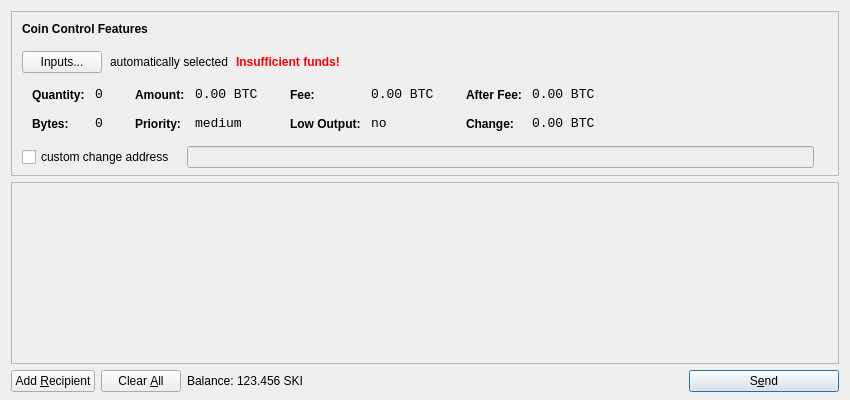
<?xml version="1.0" encoding="UTF-8"?>
<ui version="4.0">
 <class>SendCoinsDialog</class>
 <widget class="QDialog" name="SendCoinsDialog">
  <property name="geometry">
   <rect>
    <x>0</x>
    <y>0</y>
    <width>850</width>
    <height>400</height>
   </rect>
  </property>
  <property name="windowTitle">
   <string>Send Coins</string>
  </property>
  <layout class="QVBoxLayout" name="verticalLayout" stretch="0,1,0">
   <property name="bottomMargin">
    <number>8</number>
   </property>
   <item>
    <widget class="QFrame" name="frameCoinControl">
     <property name="sizePolicy">
      <sizepolicy hsizetype="Expanding" vsizetype="Expanding">
       <horstretch>0</horstretch>
       <verstretch>0</verstretch>
      </sizepolicy>
     </property>
     <property name="maximumSize">
      <size>
       <width>16777215</width>
       <height>16777215</height>
      </size>
     </property>
     <property name="frameShape">
      <enum>QFrame::StyledPanel</enum>
     </property>
     <property name="frameShadow">
      <enum>QFrame::Sunken</enum>
     </property>
     <layout class="QVBoxLayout" name="verticalLayoutCoinControl2">
      <property name="spacing">
       <number>-1</number>
      </property>
      <property name="leftMargin">
       <number>0</number>
      </property>
      <property name="topMargin">
       <number>0</number>
      </property>
      <property name="rightMargin">
       <number>0</number>
      </property>
      <property name="bottomMargin">
       <number>6</number>
      </property>
      <item>
       <layout class="QVBoxLayout" name="verticalLayoutCoinControl" stretch="0,0,0,0,1">
        <property name="spacing">
         <number>0</number>
        </property>
        <property name="leftMargin">
         <number>10</number>
        </property>
        <property name="topMargin">
         <number>10</number>
        </property>
        <item>
         <layout class="QHBoxLayout" name="horizontalLayoutCoinControl1">
          <property name="bottomMargin">
           <number>15</number>
          </property>
          <item>
           <widget class="QLabel" name="labelCoinControlFeatures">
            <property name="sizePolicy">
             <sizepolicy hsizetype="Preferred" vsizetype="Maximum">
              <horstretch>0</horstretch>
              <verstretch>0</verstretch>
             </sizepolicy>
            </property>
            <property name="font">
             <font>
              <weight>75</weight>
              <bold>true</bold>
             </font>
            </property>
            <property name="styleSheet">
             <string notr="true">font-weight:bold;</string>
            </property>
            <property name="text">
             <string>Coin Control Features</string>
            </property>
           </widget>
          </item>
         </layout>
        </item>
        <item>
         <layout class="QHBoxLayout" name="horizontalLayoutCoinControl2" stretch="0,0,0,0">
          <property name="spacing">
           <number>8</number>
          </property>
          <property name="bottomMargin">
           <number>10</number>
          </property>
          <item>
           <widget class="QPushButton" name="pushButtonCoinControl">
            <property name="styleSheet">
             <string notr="true"/>
            </property>
            <property name="text">
             <string>Inputs...</string>
            </property>
           </widget>
          </item>
          <item>
           <widget class="QLabel" name="labelCoinControlAutomaticallySelected">
            <property name="text">
             <string>automatically selected</string>
            </property>
            <property name="margin">
             <number>5</number>
            </property>
           </widget>
          </item>
          <item>
           <widget class="QLabel" name="labelCoinControlInsuffFunds">
            <property name="font">
             <font>
              <weight>75</weight>
              <bold>true</bold>
             </font>
            </property>
            <property name="styleSheet">
             <string notr="true">color:red;font-weight:bold;</string>
            </property>
            <property name="text">
             <string>Insufficient funds!</string>
            </property>
            <property name="margin">
             <number>5</number>
            </property>
           </widget>
          </item>
          <item>
           <spacer name="horizontalSpacerCoinControl">
            <property name="orientation">
             <enum>Qt::Horizontal</enum>
            </property>
            <property name="sizeHint" stdset="0">
             <size>
              <width>40</width>
              <height>1</height>
             </size>
            </property>
           </spacer>
          </item>
         </layout>
        </item>
        <item>
         <widget class="QWidget" name="widgetCoinControl" native="true">
          <property name="sizePolicy">
           <sizepolicy hsizetype="Preferred" vsizetype="Preferred">
            <horstretch>0</horstretch>
            <verstretch>0</verstretch>
           </sizepolicy>
          </property>
          <property name="minimumSize">
           <size>
            <width>0</width>
            <height>0</height>
           </size>
          </property>
          <property name="styleSheet">
           <string notr="true"/>
          </property>
          <layout class="QHBoxLayout" name="horizontalLayoutCoinControl5">
           <property name="margin">
            <number>0</number>
           </property>
           <item>
            <layout class="QHBoxLayout" name="horizontalLayoutCoinControl3" stretch="0,0,0,1">
             <property name="spacing">
              <number>20</number>
             </property>
             <property name="topMargin">
              <number>0</number>
             </property>
             <property name="bottomMargin">
              <number>10</number>
             </property>
             <item>
              <layout class="QFormLayout" name="formLayoutCoinControl1">
               <property name="horizontalSpacing">
                <number>10</number>
               </property>
               <property name="verticalSpacing">
                <number>14</number>
               </property>
               <property name="leftMargin">
                <number>10</number>
               </property>
               <property name="topMargin">
                <number>4</number>
               </property>
               <property name="rightMargin">
                <number>6</number>
               </property>
               <item row="0" column="0">
                <widget class="QLabel" name="labelCoinControlQuantityText">
                 <property name="styleSheet">
                  <string notr="true">font-weight:bold;</string>
                 </property>
                 <property name="text">
                  <string>Quantity:</string>
                 </property>
                 <property name="margin">
                  <number>0</number>
                 </property>
                </widget>
               </item>
               <item row="0" column="1">
                <widget class="QLabel" name="labelCoinControlQuantity">
                 <property name="font">
                  <font>
                   <family>Monospace</family>
                   <pointsize>10</pointsize>
                  </font>
                 </property>
                 <property name="cursor">
                  <cursorShape>IBeamCursor</cursorShape>
                 </property>
                 <property name="contextMenuPolicy">
                  <enum>Qt::ActionsContextMenu</enum>
                 </property>
                 <property name="text">
                  <string notr="true">0</string>
                 </property>
                 <property name="margin">
                  <number>0</number>
                 </property>
                 <property name="textInteractionFlags">
                  <set>Qt::LinksAccessibleByMouse|Qt::TextSelectableByKeyboard|Qt::TextSelectableByMouse</set>
                 </property>
                </widget>
               </item>
               <item row="1" column="0">
                <widget class="QLabel" name="labelCoinControlBytesText">
                 <property name="styleSheet">
                  <string notr="true">font-weight:bold;</string>
                 </property>
                 <property name="text">
                  <string>Bytes:</string>
                 </property>
                </widget>
               </item>
               <item row="1" column="1">
                <widget class="QLabel" name="labelCoinControlBytes">
                 <property name="font">
                  <font>
                   <family>Monospace</family>
                   <pointsize>10</pointsize>
                  </font>
                 </property>
                 <property name="cursor">
                  <cursorShape>IBeamCursor</cursorShape>
                 </property>
                 <property name="contextMenuPolicy">
                  <enum>Qt::ActionsContextMenu</enum>
                 </property>
                 <property name="text">
                  <string notr="true">0</string>
                 </property>
                 <property name="textInteractionFlags">
                  <set>Qt::LinksAccessibleByMouse|Qt::TextSelectableByKeyboard|Qt::TextSelectableByMouse</set>
                 </property>
                </widget>
               </item>
              </layout>
             </item>
             <item>
              <layout class="QFormLayout" name="formLayoutCoinControl2">
               <property name="horizontalSpacing">
                <number>10</number>
               </property>
               <property name="verticalSpacing">
                <number>14</number>
               </property>
               <property name="leftMargin">
                <number>6</number>
               </property>
               <property name="topMargin">
                <number>4</number>
               </property>
               <property name="rightMargin">
                <number>6</number>
               </property>
               <item row="0" column="0">
                <widget class="QLabel" name="labelCoinControlAmountText">
                 <property name="styleSheet">
                  <string notr="true">font-weight:bold;</string>
                 </property>
                 <property name="text">
                  <string>Amount:</string>
                 </property>
                 <property name="margin">
                  <number>0</number>
                 </property>
                </widget>
               </item>
               <item row="0" column="1">
                <widget class="QLabel" name="labelCoinControlAmount">
                 <property name="font">
                  <font>
                   <family>Monospace</family>
                   <pointsize>10</pointsize>
                  </font>
                 </property>
                 <property name="cursor">
                  <cursorShape>IBeamCursor</cursorShape>
                 </property>
                 <property name="contextMenuPolicy">
                  <enum>Qt::ActionsContextMenu</enum>
                 </property>
                 <property name="text">
                  <string notr="true">0.00 BTC</string>
                 </property>
                 <property name="textInteractionFlags">
                  <set>Qt::LinksAccessibleByMouse|Qt::TextSelectableByKeyboard|Qt::TextSelectableByMouse</set>
                 </property>
                </widget>
               </item>
               <item row="1" column="0">
                <widget class="QLabel" name="labelCoinControlPriorityText">
                 <property name="styleSheet">
                  <string notr="true">font-weight:bold;</string>
                 </property>
                 <property name="text">
                  <string>Priority:</string>
                 </property>
                </widget>
               </item>
               <item row="1" column="1">
                <widget class="QLabel" name="labelCoinControlPriority">
                 <property name="font">
                  <font>
                   <family>Monospace</family>
                   <pointsize>10</pointsize>
                  </font>
                 </property>
                 <property name="cursor">
                  <cursorShape>IBeamCursor</cursorShape>
                 </property>
                 <property name="contextMenuPolicy">
                  <enum>Qt::ActionsContextMenu</enum>
                 </property>
                 <property name="text">
                  <string>medium</string>
                 </property>
                 <property name="textInteractionFlags">
                  <set>Qt::LinksAccessibleByMouse|Qt::TextSelectableByKeyboard|Qt::TextSelectableByMouse</set>
                 </property>
                </widget>
               </item>
              </layout>
             </item>
             <item>
              <layout class="QFormLayout" name="formLayoutCoinControl3">
               <property name="horizontalSpacing">
                <number>10</number>
               </property>
               <property name="verticalSpacing">
                <number>14</number>
               </property>
               <property name="leftMargin">
                <number>6</number>
               </property>
               <property name="topMargin">
                <number>4</number>
               </property>
               <property name="rightMargin">
                <number>6</number>
               </property>
               <item row="0" column="0">
                <widget class="QLabel" name="labelCoinControlFeeText">
                 <property name="styleSheet">
                  <string notr="true">font-weight:bold;</string>
                 </property>
                 <property name="text">
                  <string>Fee:</string>
                 </property>
                 <property name="margin">
                  <number>0</number>
                 </property>
                </widget>
               </item>
               <item row="0" column="1">
                <widget class="QLabel" name="labelCoinControlFee">
                 <property name="font">
                  <font>
                   <family>Monospace</family>
                   <pointsize>10</pointsize>
                  </font>
                 </property>
                 <property name="cursor">
                  <cursorShape>IBeamCursor</cursorShape>
                 </property>
                 <property name="contextMenuPolicy">
                  <enum>Qt::ActionsContextMenu</enum>
                 </property>
                 <property name="text">
                  <string notr="true">0.00 BTC</string>
                 </property>
                 <property name="textInteractionFlags">
                  <set>Qt::LinksAccessibleByMouse|Qt::TextSelectableByKeyboard|Qt::TextSelectableByMouse</set>
                 </property>
                </widget>
               </item>
               <item row="1" column="0">
                <widget class="QLabel" name="labelCoinControlLowOutputText">
                 <property name="styleSheet">
                  <string notr="true">font-weight:bold;</string>
                 </property>
                 <property name="text">
                  <string>Low Output:</string>
                 </property>
                </widget>
               </item>
               <item row="1" column="1">
                <widget class="QLabel" name="labelCoinControlLowOutput">
                 <property name="font">
                  <font>
                   <family>Monospace</family>
                   <pointsize>10</pointsize>
                  </font>
                 </property>
                 <property name="cursor">
                  <cursorShape>IBeamCursor</cursorShape>
                 </property>
                 <property name="contextMenuPolicy">
                  <enum>Qt::ActionsContextMenu</enum>
                 </property>
                 <property name="text">
                  <string>no</string>
                 </property>
                 <property name="textInteractionFlags">
                  <set>Qt::LinksAccessibleByMouse|Qt::TextSelectableByKeyboard|Qt::TextSelectableByMouse</set>
                 </property>
                </widget>
               </item>
              </layout>
             </item>
             <item>
              <layout class="QFormLayout" name="formLayoutCoinControl4">
               <property name="horizontalSpacing">
                <number>10</number>
               </property>
               <property name="verticalSpacing">
                <number>14</number>
               </property>
               <property name="leftMargin">
                <number>6</number>
               </property>
               <property name="topMargin">
                <number>4</number>
               </property>
               <property name="rightMargin">
                <number>6</number>
               </property>
               <item row="0" column="0">
                <widget class="QLabel" name="labelCoinControlAfterFeeText">
                 <property name="styleSheet">
                  <string notr="true">font-weight:bold;</string>
                 </property>
                 <property name="text">
                  <string>After Fee:</string>
                 </property>
                 <property name="margin">
                  <number>0</number>
                 </property>
                </widget>
               </item>
               <item row="0" column="1">
                <widget class="QLabel" name="labelCoinControlAfterFee">
                 <property name="font">
                  <font>
                   <family>Monospace</family>
                   <pointsize>10</pointsize>
                  </font>
                 </property>
                 <property name="cursor">
                  <cursorShape>IBeamCursor</cursorShape>
                 </property>
                 <property name="contextMenuPolicy">
                  <enum>Qt::ActionsContextMenu</enum>
                 </property>
                 <property name="text">
                  <string notr="true">0.00 BTC</string>
                 </property>
                 <property name="textInteractionFlags">
                  <set>Qt::LinksAccessibleByMouse|Qt::TextSelectableByKeyboard|Qt::TextSelectableByMouse</set>
                 </property>
                </widget>
               </item>
               <item row="1" column="0">
                <widget class="QLabel" name="labelCoinControlChangeText">
                 <property name="styleSheet">
                  <string notr="true">font-weight:bold;</string>
                 </property>
                 <property name="text">
                  <string>Change:</string>
                 </property>
                </widget>
               </item>
               <item row="1" column="1">
                <widget class="QLabel" name="labelCoinControlChange">
                 <property name="font">
                  <font>
                   <family>Monospace</family>
                   <pointsize>10</pointsize>
                  </font>
                 </property>
                 <property name="cursor">
                  <cursorShape>IBeamCursor</cursorShape>
                 </property>
                 <property name="contextMenuPolicy">
                  <enum>Qt::ActionsContextMenu</enum>
                 </property>
                 <property name="text">
                  <string notr="true">0.00 BTC</string>
                 </property>
                 <property name="textInteractionFlags">
                  <set>Qt::LinksAccessibleByMouse|Qt::TextSelectableByKeyboard|Qt::TextSelectableByMouse</set>
                 </property>
                </widget>
               </item>
              </layout>
             </item>
            </layout>
           </item>
          </layout>
         </widget>
        </item>
        <item>
         <layout class="QHBoxLayout" name="horizontalLayoutCoinControl4" stretch="0,0,0">
          <property name="spacing">
           <number>12</number>
          </property>
          <property name="sizeConstraint">
           <enum>QLayout::SetDefaultConstraint</enum>
          </property>
          <property name="topMargin">
           <number>5</number>
          </property>
          <property name="rightMargin">
           <number>5</number>
          </property>
          <item>
           <widget class="QCheckBox" name="checkBoxCoinControlChange">
            <property name="text">
             <string>custom change address</string>
            </property>
           </widget>
          </item>
          <item>
           <widget class="QLineEdit" name="lineEditCoinControlChange">
            <property name="enabled">
             <bool>false</bool>
            </property>
            <property name="sizePolicy">
             <sizepolicy hsizetype="Expanding" vsizetype="Fixed">
              <horstretch>0</horstretch>
              <verstretch>0</verstretch>
             </sizepolicy>
            </property>
           </widget>
          </item>
          <item>
           <widget class="QLabel" name="labelCoinControlChangeLabel">
            <property name="sizePolicy">
             <sizepolicy hsizetype="Preferred" vsizetype="Expanding">
              <horstretch>0</horstretch>
              <verstretch>0</verstretch>
             </sizepolicy>
            </property>
            <property name="minimumSize">
             <size>
              <width>0</width>
              <height>0</height>
             </size>
            </property>
            <property name="text">
             <string/>
            </property>
            <property name="margin">
             <number>3</number>
            </property>
           </widget>
          </item>
         </layout>
        </item>
        <item>
         <spacer name="verticalSpacerCoinControl">
          <property name="orientation">
           <enum>Qt::Vertical</enum>
          </property>
          <property name="sizeHint" stdset="0">
           <size>
            <width>800</width>
            <height>1</height>
           </size>
          </property>
         </spacer>
        </item>
       </layout>
      </item>
     </layout>
    </widget>
   </item>
   <item>
    <widget class="QScrollArea" name="scrollArea">
     <property name="widgetResizable">
      <bool>true</bool>
     </property>
     <widget class="QWidget" name="scrollAreaWidgetContents">
      <property name="geometry">
       <rect>
        <x>0</x>
        <y>0</y>
        <width>830</width>
        <height>165</height>
       </rect>
      </property>
      <layout class="QVBoxLayout" name="verticalLayout_2">
       <property name="margin">
        <number>0</number>
       </property>
       <item>
        <layout class="QVBoxLayout" name="entries">
         <property name="spacing">
          <number>6</number>
         </property>
        </layout>
       </item>
       <item>
        <spacer name="verticalSpacer">
         <property name="orientation">
          <enum>Qt::Vertical</enum>
         </property>
         <property name="sizeHint" stdset="0">
          <size>
           <width>20</width>
           <height>40</height>
          </size>
         </property>
        </spacer>
       </item>
      </layout>
     </widget>
    </widget>
   </item>
   <item>
    <layout class="QHBoxLayout" name="horizontalLayout">
     <item>
      <widget class="QPushButton" name="addButton">
       <property name="toolTip">
        <string>Send to multiple recipients at once</string>
       </property>
       <property name="text">
        <string>Add &amp;Recipient</string>
       </property>
       <property name="icon">
        <iconset resource="../bitcoin.qrc">
         <normaloff>:/icons/add</normaloff>:/icons/add</iconset>
       </property>
       <property name="autoDefault">
        <bool>false</bool>
       </property>
      </widget>
     </item>
     <item>
      <widget class="QPushButton" name="clearButton">
       <property name="sizePolicy">
        <sizepolicy hsizetype="Minimum" vsizetype="Fixed">
         <horstretch>0</horstretch>
         <verstretch>0</verstretch>
        </sizepolicy>
       </property>
       <property name="toolTip">
        <string>Remove all transaction fields</string>
       </property>
       <property name="text">
        <string>Clear &amp;All</string>
       </property>
       <property name="icon">
        <iconset resource="../bitcoin.qrc">
         <normaloff>:/icons/remove</normaloff>:/icons/remove</iconset>
       </property>
       <property name="autoRepeatDelay">
        <number>300</number>
       </property>
       <property name="autoDefault">
        <bool>false</bool>
       </property>
      </widget>
     </item>
     <item>
      <layout class="QHBoxLayout" name="horizontalLayout_2">
       <property name="spacing">
        <number>3</number>
       </property>
       <item>
        <widget class="QLabel" name="label">
         <property name="text">
          <string>Balance:</string>
         </property>
        </widget>
       </item>
       <item>
        <widget class="QLabel" name="labelBalance">
         <property name="cursor">
          <cursorShape>IBeamCursor</cursorShape>
         </property>
         <property name="text">
          <string>123.456 SKI</string>
         </property>
         <property name="textInteractionFlags">
          <set>Qt::LinksAccessibleByMouse|Qt::TextSelectableByKeyboard|Qt::TextSelectableByMouse</set>
         </property>
        </widget>
       </item>
      </layout>
     </item>
     <item>
      <spacer name="horizontalSpacer">
       <property name="orientation">
        <enum>Qt::Horizontal</enum>
       </property>
       <property name="sizeHint" stdset="0">
        <size>
         <width>40</width>
         <height>20</height>
        </size>
       </property>
      </spacer>
     </item>
     <item>
      <widget class="QPushButton" name="sendButton">
       <property name="minimumSize">
        <size>
         <width>150</width>
         <height>0</height>
        </size>
       </property>
       <property name="toolTip">
        <string>Confirm the send action</string>
       </property>
       <property name="text">
        <string>S&amp;end</string>
       </property>
       <property name="icon">
        <iconset resource="../bitcoin.qrc">
         <normaloff>:/icons/send</normaloff>:/icons/send</iconset>
       </property>
       <property name="default">
        <bool>true</bool>
       </property>
      </widget>
     </item>
    </layout>
   </item>
  </layout>
 </widget>
 <resources>
  <include location="../bitcoin.qrc"/>
 </resources>
 <connections/>
</ui>
